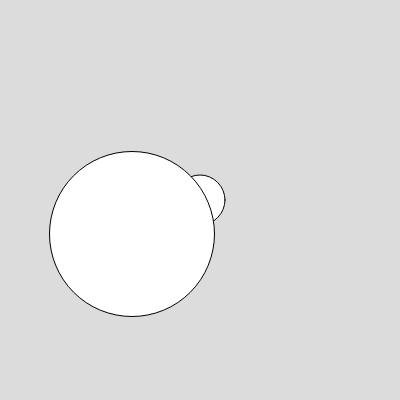
Frame 1 (no input)
Frame 60 (no input): identical to frame 1, image omitted
Frame 120 (the mouse pressed at the canvas centre since frame 60): identical to frame 1, image omitted

The p5.js sketch that drew this single still picture (run headless with seeded random() and noise() and a simulated clock; from frame 60 on, the mouse is pressed at the canvas centre):

// p5.js sketch
// ── sketch.js
function setup() {
  createCanvas(400, 400);
}

function draw() {
  background(220);
  circle(200,200,50);
  circle(132,234,165);
}
